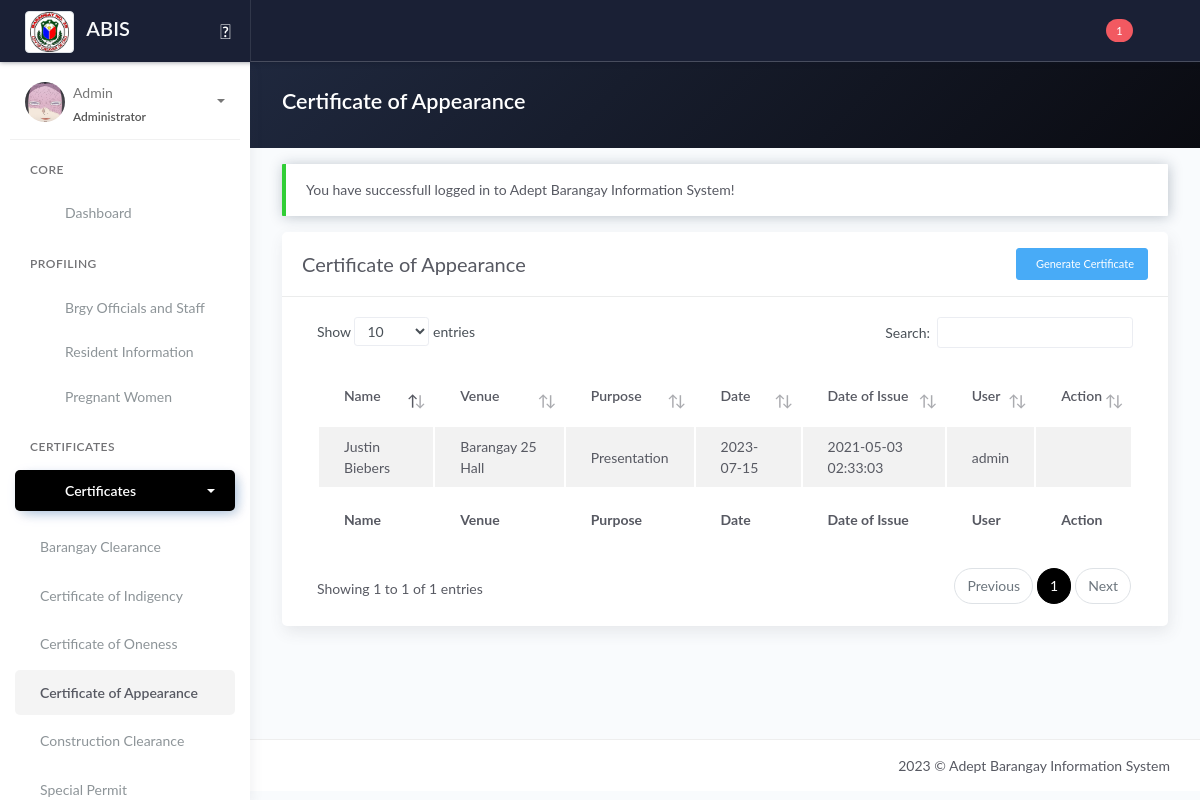
Screenshot of /certificate_appearance.php (signed in) with the database file from the repository.
### tables this page shows
CREATE TABLE `tbl_cert_appearance` (
  `id_cert_appearance` int(11) NOT NULL,
  `name` varchar(100) DEFAULT NULL,
  `venue` varchar(100) NOT NULL,
  `date` date NOT NULL,
  `purpose` varchar(100) NOT NULL,
  `created_at` date NOT NULL DEFAULT current_timestamp(),
  `id_user` varchar(10) NOT NULL
);

CREATE TABLE `tbl_users` (
  `id_user` int(11) NOT NULL,
  `user_username` varchar(50) DEFAULT NULL,
  `user_firstname` varchar(100) NOT NULL,
  `user_middlename` varchar(100) NOT NULL,
  `user_lastname` varchar(100) NOT NULL,
  `password` varchar(100) DEFAULT NULL,
  `user_type` varchar(20) DEFAULT NULL,
  `avatar` text DEFAULT NULL,
  `status` varchar(8) NOT NULL DEFAULT 'Active',
  `created_at` timestamp NOT NULL DEFAULT current_timestamp(),
  `updated_at` timestamp NOT NULL DEFAULT current_timestamp() ON UPDATE current_timestamp()
);

### certificate_appearance.php (the view, shortened to what this page needs)
<?php include 'server/server.php' ?>
<?php
$query = "SELECT *, tbl_cert_appearance.id_cert_appearance as id, tbl_users.id_user as user_id FROM tbl_cert_appearance JOIN tbl_users ON tbl_users.id_user=tbl_cert_appearance.id_user";
$result = $conn->query($query);
$cert_appearance = array();
while ($row = $result->fetch_assoc()) {
	$cert_appearance[] = $row;
}
$query_check_chairman = "SELECT * FROM tblofficials JOIN tblposition ON tblofficials.id_position=tblposition.id_position WHERE tblposition.position='Barangay Chairman' AND `archive` = '0'";
$check_chairman = $conn->query($query_check_chairman)->fetch_assoc();
?>
<!DOCTYPE html>
<html lang="en">
<head>
	<?php include 'templates/header.php' ?>
</head>
<body>
	<div class="wrapper">
		<?php include 'templates/main-header.php' ?>
		<?php include 'templates/sidebar.php' ?>
		<div class="main-panel">
			<div class="content">
				<div class="panel-header bg-dark-gradient">
					<div class="page-inner">
						<div class="d-flex align-items-left align-items-md-center flex-column flex-md-row">
							<div>
								<h2 class="text-white fw-bold">Certificate of Appearance</h2>
							</div>
						</div>
					</div>
				</div>
				<div class="page-inner">
					<div class="row mt--2">
						<div class="col-md-12">
							<?php if (isset($_SESSION['message'])) : ?>
								<div class="alert alert-<?php echo $_SESSION['success']; ?> <?= $_SESSION['success'] == 'danger' ? 'bg-danger text-light' : null ?>" role="alert">
									<?php echo $_SESSION['message']; ?>
								</div>
							<?php endif ?>
							<div class="card">
								<div class="card-header">
									<div class="card-head-row">
										<div class="card-title">Certificate of Appearance</div>
										<?php if (isset($_SESSION['username'])) : ?>
											<div class="card-tools">
												<a href="#add" data-toggle="modal" class="btn btn-info btn-sm">
													<i class="fa fa-plus"></i>&nbsp
													Generate Certificate
												</a>
											</div>
										<?php endif ?>
									</div>
								</div>
								<div class="card-body">
									<div class="table-responsive">
										<table id="specialPermitTable" class="display table table-striped">
											<thead>
												<tr>
													<th scope="col">Name</th>
													<th scope="col">Venue</th>
													<th scope="col">Purpose</th>
													<th scope="col">Date</th>
													<th scope="col">Date of Issue</th>
													<th scope="col">User</th>
													<?php if (isset($_SESSION['username'])) : ?>
														<th scope="col">Action</th>
													<?php endif ?>
												</tr>
											</thead>
											<tbody>
												<?php if (!empty($cert_appearance)) : ?>
													<?php foreach ($cert_appearance as $row) : ?>
														<tr>
															<td><?= ucwords($row['name']) ?></td>
															<td><?= $row['venue'] ?></td>
															<td><?= $row['purpose'] ?></td>
															<td><?= $row['date'] ?></td>
															<td><?= $row['created_at'] ?></td>
															<td><?= $row['user_username'] ?></td>
															<?php if (isset($_SESSION['username'])) : ?>
																<td>
																	<div class="form-button-action">
																		<?php if (!isset($check_chairman['status'])) : ?>
																			<a type="button" onclick="showCheck_chairman_secretary()" data-toggle="modal" class="btn btn-link btn-danger" data-original-title="Generate Certificate of Appearance">
																				<i class="fas fa-file-alt"></i>
																			</a>
																		<?php elseif (isset($check_chairman['status'])) : ?>
																			<?php if ($check_chairman['status'] == 'Incumbent') : ?>
																				<a type="button" data-toggle="modal" href="#cert_appearance<?= $row['id_cert_appearance'] ?>" class="btn btn-link btn-primary" data-original-title="Generate Certificate of Appearance">
																				</a>
																			<?php else : ?>
																				<a type="button" onclick="showCheck_chairman_secretary()" data-toggle="modal" class="btn btn-link btn-danger" data-original-title="Generate Certificate of Appearance">
																					<i class="fas fa-file-alt"></i>
																				</a>
																			<?php endif ?>
																		<?php endif ?>
																	</div>
																</td>
															<?php endif ?>
														</tr>
													<?php endforeach ?>
												<?php endif ?>
											</tbody>
											<tfoot>
												<tr>
													<th scope="col">Name</th>
													<th scope="col">Venue</th>
													<th scope="col">Purpose</th>
													<th scope="col">Date</th>
													<th scope="col">Date of Issue</th>
													<th scope="col">User</th>
													<?php if (isset($_SESSION['username'])) : ?>
														<th scope="col">Action</th>
													<?php endif ?>
												</tr>
											</tfoot>
										</table>
									</div>
								</div>
							</div>
						</div>
					</div>
				</div>
			</div>
			<?php include 'templates/main-footer.php' ?>
		</div>
	</div>
	<?php include 'templates/footer.php' ?>
</body>
</html>

### rows the page displays
tbl_cert_appearance: name "Justin Biebers", venue "Barangay 25 Hall", purpose "Presentation", date "2023-07-15", id_user.created_at "2021-05-03 02:33:03", id_user.user_username "admin"

### other values shown
$resultSupport "1"
$_SESSION['username'] "Admin"
$_SESSION['role'] "Administrator"
$_SESSION['message'] "You have successfull logged in to Adept Barangay Information System!"
